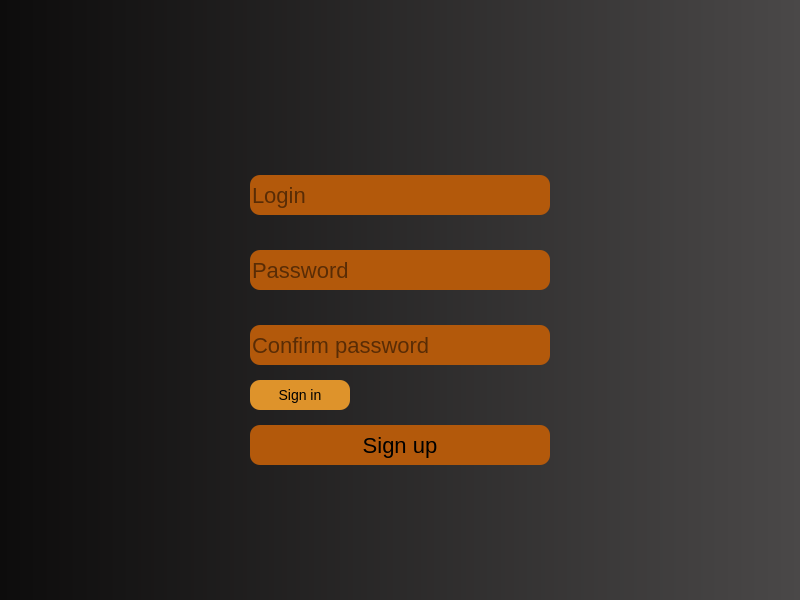
<?xml version="1.0" encoding="UTF-8"?>
<ui version="4.0">
 <class>registration</class>
 <widget class="QWidget" name="registration">
  <property name="geometry">
   <rect>
    <x>0</x>
    <y>0</y>
    <width>800</width>
    <height>600</height>
   </rect>
  </property>
  <property name="windowTitle">
   <string>Form</string>
  </property>
  <widget class="QLabel" name="Background">
   <property name="geometry">
    <rect>
     <x>0</x>
     <y>0</y>
     <width>800</width>
     <height>600</height>
    </rect>
   </property>
   <property name="styleSheet">
    <string notr="true">background-color: qlineargradient(spread:pad, x1:0, y1:0, x2:1, y2:0, stop:0 rgba(13, 12, 12, 255), stop:1 rgba(74, 72, 72, 255));</string>
   </property>
   <property name="text">
    <string/>
   </property>
  </widget>
  <widget class="QLineEdit" name="LoginInput">
   <property name="geometry">
    <rect>
     <x>250</x>
     <y>175</y>
     <width>300</width>
     <height>40</height>
    </rect>
   </property>
   <property name="styleSheet">
    <string notr="true">background-color: rgb(179, 89, 11);
color: black;
font-size:22px;
border: none;
border-radius:10px;</string>
   </property>
   <property name="placeholderText">
    <string>Login</string>
   </property>
  </widget>
  <widget class="QLineEdit" name="PasswordConfirmInput">
   <property name="geometry">
    <rect>
     <x>250</x>
     <y>325</y>
     <width>300</width>
     <height>40</height>
    </rect>
   </property>
   <property name="styleSheet">
    <string notr="true">background-color: rgb(179, 89, 11);
color: black;
font-size:22px;
border: none;
border-radius:10px;</string>
   </property>
   <property name="placeholderText">
    <string>Confirm password</string>
   </property>
  </widget>
  <widget class="QPushButton" name="SignUp">
   <property name="geometry">
    <rect>
     <x>250</x>
     <y>425</y>
     <width>300</width>
     <height>40</height>
    </rect>
   </property>
   <property name="styleSheet">
    <string notr="true">background-color: rgb(179, 89, 11);
color: black;
font-size:22px;
border: none;
border-radius:10px;</string>
   </property>
   <property name="text">
    <string>Sign up</string>
   </property>
  </widget>
  <widget class="QLineEdit" name="PasswordInput">
   <property name="geometry">
    <rect>
     <x>250</x>
     <y>250</y>
     <width>300</width>
     <height>40</height>
    </rect>
   </property>
   <property name="styleSheet">
    <string notr="true">background-color: rgb(179, 89, 11);
color: black;
font-size:22px;
border: none;
border-radius:10px;</string>
   </property>
   <property name="placeholderText">
    <string>Password</string>
   </property>
  </widget>
  <widget class="QPushButton" name="SignIn">
   <property name="geometry">
    <rect>
     <x>250</x>
     <y>380</y>
     <width>100</width>
     <height>30</height>
    </rect>
   </property>
   <property name="sizePolicy">
    <sizepolicy hsizetype="Preferred" vsizetype="Fixed">
     <horstretch>0</horstretch>
     <verstretch>0</verstretch>
    </sizepolicy>
   </property>
   <property name="autoFillBackground">
    <bool>false</bool>
   </property>
   <property name="styleSheet">
    <string notr="true">background-color: rgb(222, 147, 43);
color: black;
font-size:14px;
border: none;
border-radius:10px;</string>
   </property>
   <property name="text">
    <string>Sign in</string>
   </property>
  </widget>
 </widget>
 <resources/>
 <connections/>
</ui>
